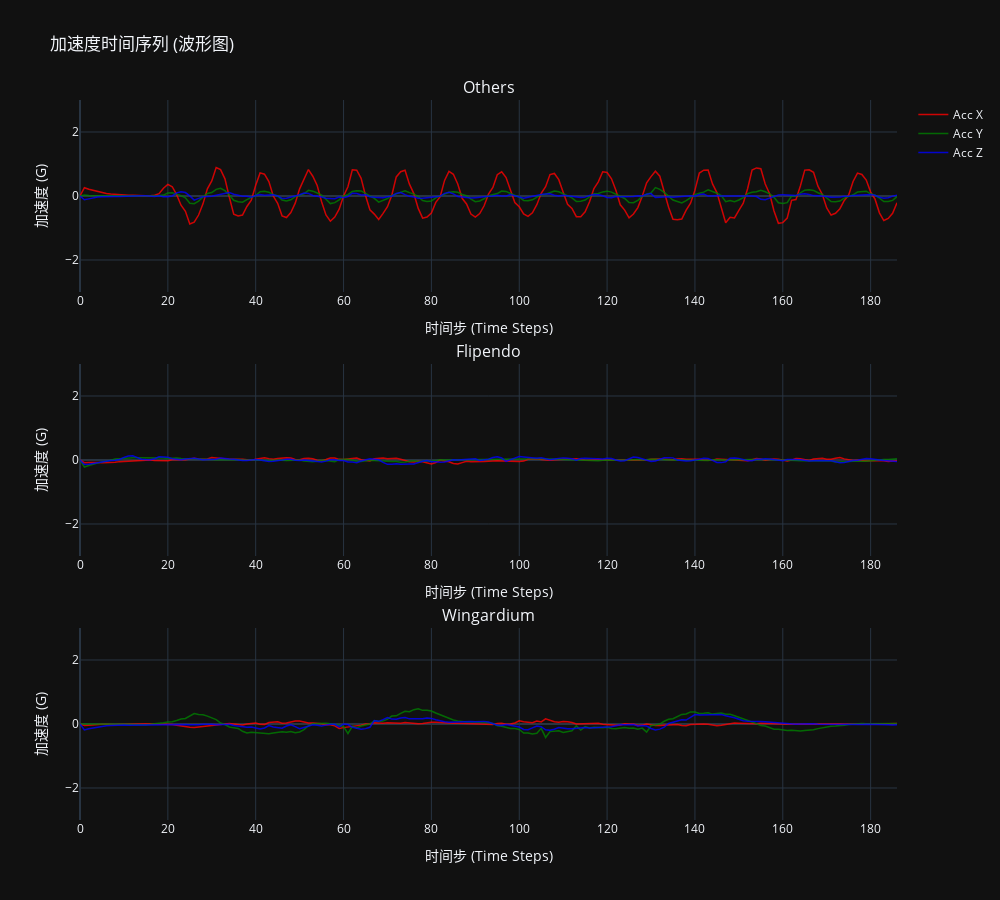

Notebook source saved alongside this figure:
### Code cell
import pandas as pd
import plotly.graph_objects as go
from plotly.subplots import make_subplots
import numpy as np

# 1. 读取数据
csv_file = 'data_calc_acc.csv'
try:
    df = pd.read_csv(csv_file)
    print(f"数据加载成功: {len(df)} 样本")
except FileNotFoundError:
    print("找不到文件")
    exit()

# 2. 配置
LABEL_MAP_INV = {
    0: 'Others',
    1: 'Flipendo',
    2: 'Wingardium'
}
SAMPLES_TO_SHOW = 1 # 每个类别看几个样本

# 3. 创建子图 (每个类别一列)
fig = make_subplots(
    rows=len(LABEL_MAP_INV), cols=1,
    subplot_titles=[v for k, v in LABEL_MAP_INV.items()],
    vertical_spacing=0.1
)

print("正在生成波形图...")

for i, (label_id, label_name) in enumerate(LABEL_MAP_INV.items()):
    class_df = df[df['label'] == label_id]
    if len(class_df) == 0: continue

    # 随机抽样
    sample_row = class_df.sample(1).iloc[0]
    
    # 提取数据
    raw_values = sample_row.drop('label').values
    # 确保是 3 的倍数并 reshape
    valid_len = len(raw_values) - (len(raw_values) % 3)
    waveform = raw_values[:valid_len].reshape(-1, 3)
    
    # X 轴 (红色)
    fig.add_trace(go.Scatter(
        y=waveform[:, 0], mode='lines', name='Acc X',
        line=dict(color='red', width=1.5), opacity=0.8,
        showlegend=(i==0) # 只在第一张图显示图例
    ), row=i+1, col=1)

    # Y 轴 (绿色)
    fig.add_trace(go.Scatter(
        y=waveform[:, 1], mode='lines', name='Acc Y',
        line=dict(color='green', width=1.5), opacity=0.8,
        showlegend=(i==0)
    ), row=i+1, col=1)

    # Z 轴 (蓝色)
    fig.add_trace(go.Scatter(
        y=waveform[:, 2], mode='lines', name='Acc Z',
        line=dict(color='blue', width=1.5), opacity=0.8,
        showlegend=(i==0)
    ), row=i+1, col=1)

# 4. 布局调整
fig.update_layout(
    height=900, width=1000,
    title_text="加速度时间序列 (波形图)",
    template="plotly_dark"
)

# 锁定 Y 轴范围，方便对比 (Arduino 量程通常是 +-4G)
fig.update_yaxes(range=[-3, 3], title_text="加速度 (G)")
fig.update_xaxes(title_text="时间步 (Time Steps)")

fig.show()

### Figure 1 — Plotly figure (JSON) as saved in the notebook; plotly's stock layout.template omitted (floating-point values rounded to 4 significant figures; data arrays with more than 128 entries replaced by an {"elided": "..."} marker saying what was removed)
{"data": [{"line": {"color": "red", "width": 1.5}, "mode": "lines", "name": "Acc X", "opacity": 0.8, "showlegend": true, "type": "scatter", "xaxis": "x", "y": {"elided": "187 float values"}, "yaxis": "y"}, {"line": {"color": "green", "width": 1.5}, "mode": "lines", "name": "Acc Y", "opacity": 0.8, "showlegend": true, "type": "scatter", "xaxis": "x", "y": {"elided": "187 float values"}, "yaxis": "y"}, {"line": {"color": "blue", "width": 1.5}, "mode": "lines", "name": "Acc Z", "opacity": 0.8, "showlegend": true, "type": "scatter", "xaxis": "x", "y": {"elided": "187 float values"}, "yaxis": "y"}, {"line": {"color": "red", "width": 1.5}, "mode": "lines", "name": "Acc X", "opacity": 0.8, "showlegend": false, "type": "scatter", "xaxis": "x2", "y": {"elided": "187 float values"}, "yaxis": "y2"}, {"line": {"color": "green", "width": 1.5}, "mode": "lines", "name": "Acc Y", "opacity": 0.8, "showlegend": false, "type": "scatter", "xaxis": "x2", "y": {"elided": "187 float values"}, "yaxis": "y2"}, {"line": {"color": "blue", "width": 1.5}, "mode": "lines", "name": "Acc Z", "opacity": 0.8, "showlegend": false, "type": "scatter", "xaxis": "x2", "y": {"elided": "187 float values"}, "yaxis": "y2"}, {"line": {"color": "red", "width": 1.5}, "mode": "lines", "name": "Acc X", "opacity": 0.8, "showlegend": false, "type": "scatter", "xaxis": "x3", "y": {"elided": "187 float values"}, "yaxis": "y3"}, {"line": {"color": "green", "width": 1.5}, "mode": "lines", "name": "Acc Y", "opacity": 0.8, "showlegend": false, "type": "scatter", "xaxis": "x3", "y": {"elided": "187 float values"}, "yaxis": "y3"}, {"line": {"color": "blue", "width": 1.5}, "mode": "lines", "name": "Acc Z", "opacity": 0.8, "showlegend": false, "type": "scatter", "xaxis": "x3", "y": {"elided": "187 float values"}, "yaxis": "y3"}], "layout": {"annotations": [{"font": {"size": 16}, "showarrow": false, "text": "Others", "x": 0.5, "xanchor": "center", "xref": "paper", "y": 1, "yanchor": "bottom", "yref": "paper"}, {"font": {"size": 16}, "showarrow": false, "text": "Flipendo", "x": 0.5, "xanchor": "center", "xref": "paper", "y": 0.6333, "yanchor": "bottom", "yref": "paper"}, {"font": {"size": 16}, "showarrow": false, "text": "Wingardium", "x": 0.5, "xanchor": "center", "xref": "paper", "y": 0.2667, "yanchor": "bottom", "yref": "paper"}], "height": 900, "title": {"text": "加速度时间序列 (波形图)"}, "width": 1000, "xaxis": {"anchor": "y", "domain": [0, 1], "title": {"text": "时间步 (Time Steps)"}}, "xaxis2": {"anchor": "y2", "domain": [0, 1], "title": {"text": "时间步 (Time Steps)"}}, "xaxis3": {"anchor": "y3", "domain": [0, 1], "title": {"text": "时间步 (Time Steps)"}}, "yaxis": {"anchor": "x", "domain": [0.7333, 1], "range": [-3, 3], "title": {"text": "加速度 (G)"}}, "yaxis2": {"anchor": "x2", "domain": [0.3667, 0.6333], "range": [-3, 3], "title": {"text": "加速度 (G)"}}, "yaxis3": {"anchor": "x3", "domain": [0, 0.2667], "range": [-3, 3], "title": {"text": "加速度 (G)"}}}}
